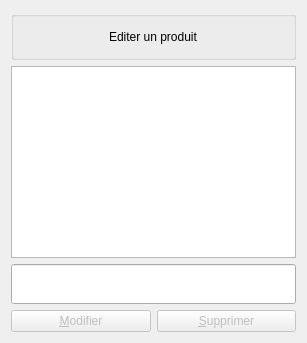
      <widget class="QWidget" name="page_2">
       <layout class="QGridLayout" name="gridLayout_6">
        <item row="3" column="0">
         <widget class="QPushButton" name="pushButtonEditerProduitModifier">
          <property name="enabled">
           <bool>false</bool>
          </property>
          <property name="minimumSize">
           <size>
            <width>126</width>
            <height>0</height>
           </size>
          </property>
          <property name="text">
           <string>&amp;Modifier</string>
          </property>
          <property name="icon">
           <iconset resource="images.qrc">
            <normaloff>:/images/edit-un-stylo-ecrire-icone-9494-48.png</normaloff>:/images/edit-un-stylo-ecrire-icone-9494-48.png</iconset>
          </property>
          <property name="iconSize">
           <size>
            <width>50</width>
            <height>50</height>
           </size>
          </property>
         </widget>
        </item>
        <item row="1" column="0" colspan="2">
         <widget class="QListWidget" name="listWidgetModificationProduit"/>
        </item>
        <item row="3" column="1">
         <widget class="QPushButton" name="pushButtonEditerProduitSupprimer">
          <property name="enabled">
           <bool>false</bool>
          </property>
          <property name="text">
           <string>&amp;Supprimer</string>
          </property>
          <property name="icon">
           <iconset resource="images.qrc">
            <normaloff>:/images/moins-rouge-enlevez-icone-8984-48.png</normaloff>:/images/moins-rouge-enlevez-icone-8984-48.png</iconset>
          </property>
          <property name="iconSize">
           <size>
            <width>50</width>
            <height>50</height>
           </size>
          </property>
         </widget>
        </item>
        <item row="2" column="0" colspan="2">
         <widget class="QLineEdit" name="lineEditModificationProduit">
          <property name="minimumSize">
           <size>
            <width>0</width>
            <height>40</height>
           </size>
          </property>
         </widget>
        </item>
        <item row="0" column="0" colspan="2">
         <widget class="QGroupBox" name="groupBox_22">
          <property name="title">
           <string/>
          </property>
          <layout class="QGridLayout" name="gridLayout_36">
           <item row="1" column="0">
            <widget class="QPushButton" name="pushButtonModificationProduitRetour">
             <property name="text">
              <string/>
             </property>
             <property name="icon">
              <iconset resource="images.qrc">
               <normaloff>:/images/arrow-icone-5494-48.png</normaloff>:/images/arrow-icone-5494-48.png</iconset>
             </property>
             <property name="iconSize">
              <size>
               <width>48</width>
               <height>48</height>
              </size>
             </property>
             <property name="flat">
              <bool>true</bool>
             </property>
            </widget>
           </item>
           <item row="1" column="3">
            <spacer name="horizontalSpacer_33">
             <property name="orientation">
              <enum>Qt::Horizontal</enum>
             </property>
             <property name="sizeHint" stdset="0">
              <size>
               <width>40</width>
               <height>20</height>
              </size>
             </property>
            </spacer>
           </item>
           <item row="1" column="2">
            <widget class="QLabel" name="label_23">
             <property name="styleSheet">
              <string notr="true">font: 75 15pt &quot;DejaVu Sans&quot;;</string>
             </property>
             <property name="text">
              <string>Editer un produit</string>
             </property>
            </widget>
           </item>
           <item row="1" column="1">
            <spacer name="horizontalSpacer_34">
             <property name="orientation">
              <enum>Qt::Horizontal</enum>
             </property>
             <property name="sizeHint" stdset="0">
              <size>
               <width>40</width>
               <height>20</height>
              </size>
             </property>
            </spacer>
           </item>
           <item row="1" column="4">
            <widget class="QPushButton" name="pushButtonModificationProduitFermer">
             <property name="text">
              <string/>
             </property>
             <property name="icon">
              <iconset resource="images.qrc">
               <normaloff>:/images/fermer-programme-fenetres-icone-9273-128.png</normaloff>:/images/fermer-programme-fenetres-icone-9273-128.png</iconset>
             </property>
             <property name="iconSize">
              <size>
               <width>48</width>
               <height>48</height>
              </size>
             </property>
             <property name="flat">
              <bool>true</bool>
             </property>
            </widget>
           </item>
          </layout>
         </widget>
        </item>
       </layout>
      </widget>
